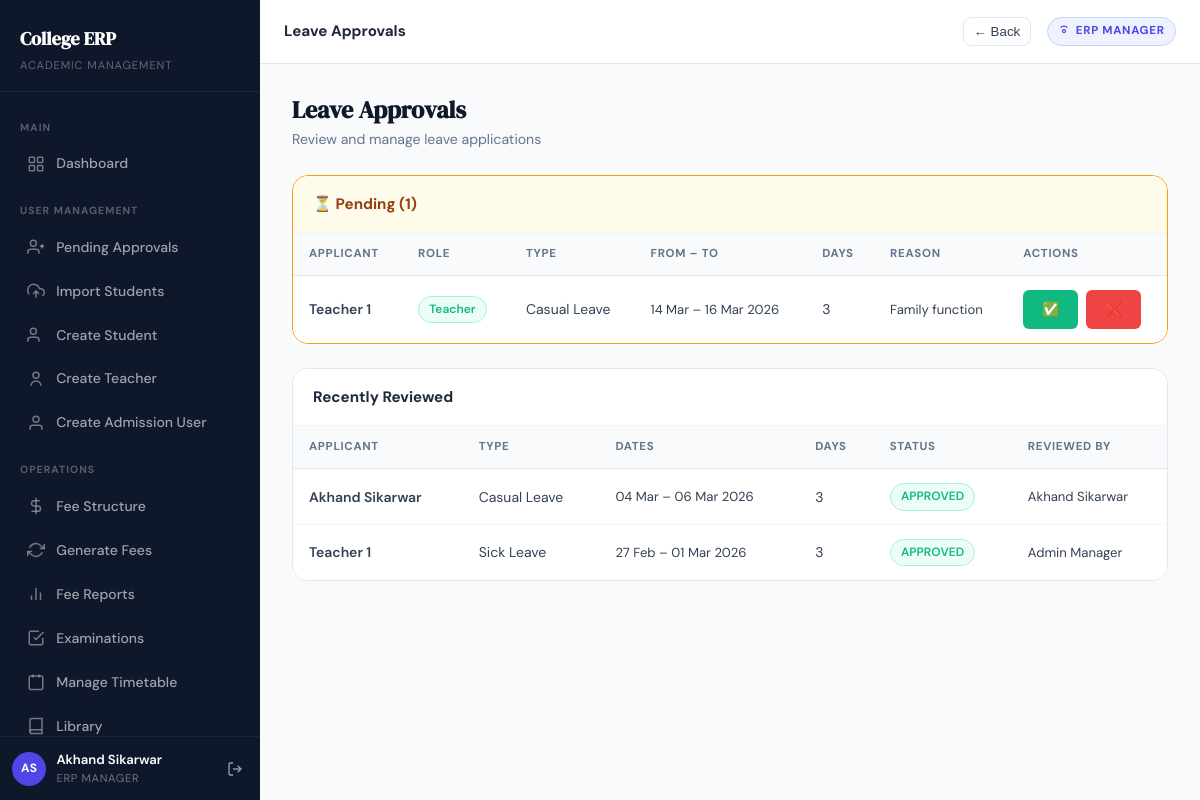
The page /leave/approvals/ (signed in) on the database its author committed.
### apps/accounts/models.py (models this page shows, shortened)
class CustomUser(AbstractUser):
    first_name    = models.CharField(max_length=100)
    last_name     = models.CharField(max_length=100)
    email         = models.EmailField(unique=True)
    mobile_number = models.CharField(max_length=10, unique=True, null=True, blank=True)
    role          = models.CharField(max_length=20, choices=Role.choices)
    is_verified   = models.BooleanField(default=False)
    is_approved   = models.BooleanField(default=False)
    class Meta:
        indexes = [
            models.Index(fields=["role"]),
            models.Index(fields=["is_approved"]),
        ]
    @property
    def full_name(self):
        return f"{self.first_name} {self.last_name}".strip() or self.username
    @property
    def is_teacher(self):
        return self.role == Role.TEACHER
    @property
    def is_erp_manager(self):
        return self.role == Role.ERP_MANAGER or self.is_superuser

### apps/leave/models.py (models this page shows, shortened)
class LeaveApplication(TimeStampedModel):
    applicant = models.ForeignKey(
        settings.AUTH_USER_MODEL, on_delete=models.CASCADE, related_name="leave_applications"
    )
    leave_type = models.ForeignKey(
        LeaveType, on_delete=models.CASCADE, related_name="applications"
    )
    start_date = models.DateField()
    end_date = models.DateField()
    reason = models.TextField()
    status = models.CharField(max_length=20, choices=STATUS_CHOICES, default="PENDING")
    reviewed_by = models.ForeignKey(
        settings.AUTH_USER_MODEL, on_delete=models.SET_NULL,
        null=True, blank=True, related_name="reviewed_leaves"
    )
    review_remarks = models.CharField(max_length=200, blank=True)
    reviewed_at = models.DateTimeField(null=True, blank=True)
    class Meta:
        ordering = ["-created_at"]
    @property
    def days(self):
        return (self.end_date - self.start_date).days + 1

class LeaveType(TimeStampedModel):
    name = models.CharField(max_length=50, unique=True)
    max_days_per_year = models.PositiveIntegerField(default=10)
    class Meta:
        ordering = ["name"]

### apps/leave/views.py (the view)
# urls.py: path("approvals/",               views.leave_approvals, name="leave_approvals"),
@login_required
def leave_approvals(request):
    if not (request.user.is_erp_manager or getattr(request.user, "is_dean", False) or request.user.is_teacher):
        messages.error(request, "Access denied.")
        return redirect("dashboard")
    if request.user.is_teacher and hasattr(request.user, "teacher_profile"):
        incharge_exists = SectionIncharge.objects.filter(teacher=request.user.teacher_profile).exists()
        if not incharge_exists:
            messages.error(request, "Access denied. You are not assigned as section incharge.")
            return redirect("dashboard")
    applications = _get_pending_leave_queryset_for_reviewer(request.user).order_by("-created_at")
    pending = applications.filter(status="PENDING")
    reviewed = applications.exclude(status="PENDING")
    return render(request, "leave/leave_approvals.html", {
        "pending": pending,
        "reviewed": reviewed,
    })

### apps/leave/views.py (called while the page is built, shortened)
def _get_pending_leave_queryset_for_reviewer(user):
    base = LeaveApplication.objects.select_related(
        "applicant", "leave_type", "reviewed_by"
    )
    if user.is_erp_manager:
        return base

### templates/leave/leave_approvals.html (shortened to what this page needs)
{% extends "base.html" %}
{% block topbar_title %}Leave Approvals{% endblock %}
{% block content %}
<div class="page-header fade-in-up">
    <div>
        <div class="page-header-title">Leave Approvals</div>
        <div class="page-header-subtitle">Review and manage leave applications</div>
    </div>
</div>
{% if pending %}
<div class="card fade-in-up" style="margin-bottom:1.5rem;border-color:var(--warning)">
    <div class="card-header" style="background:var(--warning-bg)">
        <div class="card-title" style="color:#92400e">⏳ Pending ({{ pending|length }})</div>
    </div>
    <div class="table-wrapper" style="border:none;border-radius:0">
        <table class="erp-table">
            <thead>
                <tr>
                    <th>Applicant</th>
                    <th>Role</th>
                    <th>Type</th>
                    <th>From – To</th>
                    <th>Days</th>
                    <th>Reason</th>
                    <th>Actions</th>
                </tr>
            </thead>
            <tbody>
                {% for app in pending %}
                <tr>
                    <td class="fw-semibold">{{ app.applicant.full_name }}</td>
                    <td><span class="status-badge open">{{ app.applicant.get_role_display }}</span></td>
                    <td>{{ app.leave_type.name }}</td>
                    <td class="text-sm">{{ app.start_date|date:"d M" }} – {{ app.end_date|date:"d M Y" }}</td>
                    <td>{{ app.days }}</td>
                    <td class="text-muted text-sm">{{ app.reason|truncatewords:10 }}</td>
                    <td>
                        <form method="post" action="{% url 'approve_leave' app.pk %}"
                            style="display:inline-flex;gap:.5rem">
                            <button type="submit" name="action" value="approve"
                                class="btn btn-sm btn-success">✅</button>
                            <button type="submit" name="action" value="reject" class="btn btn-sm btn-danger">❌</button>
                        </form>
                    </td>
                </tr>
                {% endfor %}
            </tbody>
        </table>
    </div>
</div>
{% else %}
<div class="alert alert-info fade-in-up">✅ No pending leave applications.</div>
{% endif %}
{% if reviewed %}
<div class="card fade-in-up">
    <div class="card-header">
        <div class="card-title">Recently Reviewed</div>
    </div>
    <div class="table-wrapper" style="border:none;border-radius:0">
        <table class="erp-table">
            <thead>
                <tr>
                    <th>Applicant</th>
                    <th>Type</th>
                    <th>Dates</th>
                    <th>Days</th>
                    <th>Status</th>
                    <th>Reviewed By</th>
                </tr>
            </thead>
            <tbody>
                {% for app in reviewed|slice:":20" %}
                <tr>
                    <td class="fw-semibold">{{ app.applicant.full_name }}</td>
                    <td>{{ app.leave_type.name }}</td>
                    <td class="text-sm">{{ app.start_date|date:"d M" }} – {{ app.end_date|date:"d M Y" }}</td>
                    <td>{{ app.days }}</td>
                    <td>
                        <span class="status-badge {% if app.status == 'APPROVED' %}open{% else %}locked{% endif %}">
                            {{ app.status }}
                        </span>
                    </td>
                    <td class="text-muted text-sm">{{ app.reviewed_by.full_name|default:"—" }}</td>
                </tr>
                {% endfor %}
            </tbody>
        </table>
    </div>
</div>
{% endif %}
{% endblock %}

### templates/base.html (shortened to what this page needs)
{% load static %}
<!DOCTYPE html>
<html lang="en">
<head>
  <link rel="stylesheet" href="{% static 'css/style.css' %}">
</head>
<body>
{% if request.user.is_authenticated %}
<div class="app-shell">
  <aside class="sidebar" id="sidebar">
    <div class="sidebar-logo">
      <a href="{% url 'dashboard' %}" class="sidebar-logo-text">College ERP</a>
      <div class="sidebar-logo-sub">Academic Management</div>
    </div>
    <nav class="sidebar-nav">
      <div class="sidebar-section-label">Main</div>
      <a href="{% url 'dashboard' %}"
         class="sidebar-link {% if request.resolver_match.url_name == 'dashboard' %}active{% endif %}">
        <svg viewBox="0 0 24 24" fill="none" stroke="currentColor" stroke-width="2">
          <rect x="3" y="3" width="7" height="7" rx="1"/><rect x="14" y="3" width="7" height="7" rx="1"/>
          <rect x="14" y="14" width="7" height="7" rx="1"/><rect x="3" y="14" width="7" height="7" rx="1"/>
        </svg>
        Dashboard
      </a>
      {% if request.user.role == "ERP_MANAGER" or request.user.is_superuser %}
      <div class="sidebar-section-label">User Management</div>
      <a href="{% url 'pending_approvals' %}"
         class="sidebar-link {% if request.resolver_match.url_name == 'pending_approvals' %}active{% endif %}">
        <svg viewBox="0 0 24 24" fill="none" stroke="currentColor" stroke-width="2"><path d="M16 21v-2a4 4 0 0 0-4-4H5a4 4 0 0 0-4 4v2"/><circle cx="8.5" cy="7" r="4"/><line x1="20" y1="8" x2="20" y2="14"/><line x1="23" y1="11" x2="17" y2="11"/></svg>
        Pending Approvals
      </a>
      <a href="{% url 'import_students' %}"
         class="sidebar-link {% if request.resolver_match.url_name == 'import_students' %}active{% endif %}">
        <svg viewBox="0 0 24 24" fill="none" stroke="currentColor" stroke-width="2"><polyline points="16 16 12 12 8 16"/><line x1="12" y1="12" x2="12" y2="21"/><path d="M20.39 18.39A5 5 0 0 0 18 9h-1.26A8 8 0 1 0 3 16.3"/></svg>
        Import Students
      </a>
      <a href="{% url 'create_student_account' %}"
         class="sidebar-link {% if request.resolver_match.url_name == 'create_student_account' %}active{% endif %}">
        <svg viewBox="0 0 24 24" fill="none" stroke="currentColor" stroke-width="2"><path d="M16 21v-2a4 4 0 0 0-4-4H5a4 4 0 0 0-4 4v2"/><circle cx="8.5" cy="7" r="4"/></svg>
        Create Student
      </a>
      <a href="{% url 'create_teacher_account' %}"
         class="sidebar-link {% if request.resolver_match.url_name == 'create_teacher_account' %}active{% endif %}">
        <svg viewBox="0 0 24 24" fill="none" stroke="currentColor" stroke-width="2"><circle cx="12" cy="7" r="4"/><path d="M5.5 21a6.5 6.5 0 0 1 13 0"/></svg>
        Create Teacher
      </a>
      <a href="{% url 'create_admission_user' %}"
         class="sidebar-link {% if request.resolver_match.url_name == 'create_admission_user' %}active{% endif %}">
        <svg viewBox="0 0 24 24" fill="none" stroke="currentColor" stroke-width="2"><path d="M20 21v-2a4 4 0 0 0-4-4H8a4 4 0 0 0-4 4v2"/><circle cx="12" cy="7" r="4"/></svg>
        Create Admission User
      </a>
      <div class="sidebar-section-label">Operations</div>
      <a href="{% url 'fee_structure_list' %}"
         class="sidebar-link {% if request.resolver_match.url_name == 'fee_structure_list' %}active{% endif %}">
        <svg viewBox="0 0 24 24" fill="none" stroke="currentColor" stroke-width="2"><line x1="12" y1="1" x2="12" y2="23"/><path d="M17 5H9.5a3.5 3.5 0 0 0 0 7h5a3.5 3.5 0 0 1 0 7H6"/></svg>
        Fee Structure
      </a>
      <a href="{% url 'generate_fees' %}"
         class="sidebar-link {% if request.resolver_match.url_name == 'generate_fees' %}active{% endif %}">
        <svg viewBox="0 0 24 24" fill="none" stroke="currentColor" stroke-width="2"><polyline points="23 4 23 10 17 10"/><polyline points="1 20 1 14 7 14"/><path d="M3.51 9a9 9 0 0 1 14.13-3.36L23 10"/><path d="M20.49 15a9 9 0 0 1-14.13 3.36L1 14"/></svg>
        Generate Fees
      </a>
      <a href="{% url 'fee_collection_report' %}"
         class="sidebar-link {% if request.resolver_match.url_name == 'fee_collection_report' %}active{% endif %}">
        <svg viewBox="0 0 24 24" fill="none" stroke="currentColor" stroke-width="2"><line x1="18" y1="20" x2="18" y2="10"/><line x1="12" y1="20" x2="12" y2="4"/><line x1="6" y1="20" x2="6" y2="14"/></svg>
        Fee Reports
      </a>
      <a href="{% url 'exam_list' %}"
         class="sidebar-link {% if request.resolver_match.url_name == 'exam_list' %}active{% endif %}">
        <svg viewBox="0 0 24 24" fill="none" stroke="currentColor" stroke-width="2"><path d="M9 11l3 3L22 4"/><path d="M21 12v7a2 2 0 0 1-2 2H5a2 2 0 0 1-2-2V5a2 2 0 0 1 2-2h11"/></svg>
        Examinations
      </a>
      <a href="{% url 'manage_timetable' %}"
         class="sidebar-link {% if request.resolver_match.url_name == 'manage_timetable' %}active{% endif %}">
        <svg viewBox="0 0 24 24" fill="none" stroke="currentColor" stroke-width="2"><rect x="3" y="4" width="18" height="18" rx="2"/><line x1="16" y1="2" x2="16" y2="6"/><line x1="8" y1="2" x2="8" y2="6"/></svg>
        Manage Timetable
      </a>
      <a href="{% url 'book_catalog' %}"
         class="sidebar-link {% if request.resolver_match.url_name == 'book_catalog' %}active{% endif %}">
        <svg viewBox="0 0 24 24" fill="none" stroke="currentColor" stroke-width="2"><path d="M4 19.5A2.5 2.5 0 0 1 6.5 17H20"/><path d="M6.5 2H20v20H6.5A2.5 2.5 0 0 1 4 19.5V4.5A2.5 2.5 0 0 1 6.5 2z"/></svg>
        Library
      </a>
      {% endif %}
    </nav>
    <div class="sidebar-footer">
      <div class="sidebar-user">
        <div class="sidebar-avatar">
          {{ request.user.first_name|first|upper }}{{ request.user.last_name|first|upper }}
        </div>
        <div class="sidebar-user-info">
          <div class="sidebar-user-name">{{ request.user.full_name }}</div>
          <div class="sidebar-user-role">{{ request.user.get_role_display }}</div>
        </div>
        <form method="post" action="{% url 'logout' %}" style="margin:0;">
          <button type="submit" class="sidebar-logout" title="Logout" style="border:none;background:transparent;cursor:pointer;">
            <svg width="16" height="16" viewBox="0 0 24 24" fill="none" stroke="currentColor" stroke-width="2">
              <path d="M9 21H5a2 2 0 0 1-2-2V5a2 2 0 0 1 2-2h4"/>
              <polyline points="16 17 21 12 16 7"/><line x1="21" y1="12" x2="9" y2="12"/>
            </svg>
          </button>
        </form>
      </div>
    </div>
  </aside>
  <div class="main-content">
    <header class="topbar">
      <span class="topbar-title">{% block topbar_title %}Dashboard{% endblock %}</span>
      <button
        type="button"
        onclick="if (window.history.length > 1) { window.history.back(); } else { window.location.href='{% url 'dashboard' %}'; }"
        style="margin-left:.75rem;border:1px solid var(--gray-200);background:#fff;border-radius:.5rem;padding:.35rem .6rem;cursor:pointer;color:var(--gray-700);font-weight:500;"
        aria-label="Go back"
        title="Go back"
      >
        ← Back
      </button>
      <span class="topbar-badge">
        <svg width="12" height="12" viewBox="0 0 24 24" fill="none" stroke="currentColor" stroke-width="2.5">
          <circle cx="12" cy="12" r="3"/>
          <path d="M19.07 4.93A10 10 0 0 0 12 2a10 10 0 0 0-7.07 2.93"/>
        </svg>
        {{ request.user.get_role_display }}
      </span>
    </header>
    <main class="page-content">
      {% block content %}{% endblock %}
    </main>
  </div>
</div>
{% else %}
<!-- ════════════════════════════════════════════════════════
     UNAUTHENTICATED LAYOUT (no sidebar)
═════════════════════════════════════════════════════════ -->
{% block outer_content %}{% endblock %}
{% endif %}
</body>
</html>

### rows shown on the page
CustomUser: user.first_name|first "A", user.last_name|first "S", user.full_name "Akhand Sikarwar", user.role "ERP MANAGER"
LeaveApplication: applicant.full_name "Teacher 1", applicant.role "Teacher", leave_type.name "Casual Leave", start_date "14 Mar", end_date "16 Mar 2026", days "3", reason "Family function"
LeaveApplication: applicant.full_name "Akhand Sikarwar", leave_type.name "Casual Leave", start_date "04 Mar", end_date "06 Mar 2026", days "3", status "APPROVED", reviewed_by.full_name "Akhand Sikarwar"
LeaveApplication: applicant.full_name "Teacher 1", leave_type.name "Sick Leave", start_date "27 Feb", end_date "01 Mar 2026", days "3", status "APPROVED", reviewed_by.full_name "Admin Manager"

### other values the page prints
{{ pending|length }} "1"
